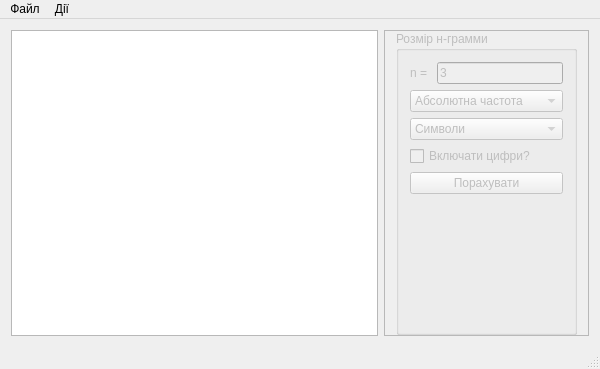
<?xml version="1.0" encoding="UTF-8"?>
<ui version="4.0">
 <class>MainWindow</class>
 <widget class="QMainWindow" name="MainWindow">
  <property name="geometry">
   <rect>
    <x>0</x>
    <y>0</y>
    <width>600</width>
    <height>369</height>
   </rect>
  </property>
  <property name="windowTitle">
   <string>MainWindow</string>
  </property>
  <widget class="QWidget" name="centralWidget">
   <layout class="QHBoxLayout" name="horizontalLayout" stretch="3,1">
    <item>
     <widget class="QTableView" name="tableView"/>
    </item>
    <item>
     <widget class="QFrame" name="frame">
      <property name="sizePolicy">
       <sizepolicy hsizetype="Fixed" vsizetype="Preferred">
        <horstretch>0</horstretch>
        <verstretch>0</verstretch>
       </sizepolicy>
      </property>
      <property name="frameShape">
       <enum>QFrame::StyledPanel</enum>
      </property>
      <property name="frameShadow">
       <enum>QFrame::Raised</enum>
      </property>
      <layout class="QVBoxLayout" name="verticalLayout">
       <property name="topMargin">
        <number>0</number>
       </property>
       <property name="bottomMargin">
        <number>0</number>
       </property>
       <item>
        <widget class="QGroupBox" name="mainGroupBox">
         <property name="enabled">
          <bool>false</bool>
         </property>
         <property name="title">
          <string>Розмір н-грамми</string>
         </property>
         <layout class="QVBoxLayout" name="verticalLayout_2">
          <item>
           <layout class="QHBoxLayout" name="horizontalLayout_3">
            <item>
             <widget class="QLabel" name="label">
              <property name="text">
               <string>n = </string>
              </property>
             </widget>
            </item>
            <item>
             <widget class="QLineEdit" name="nGrammCountLineEdit">
              <property name="inputMask">
               <string>D</string>
              </property>
              <property name="text">
               <string>3</string>
              </property>
             </widget>
            </item>
           </layout>
          </item>
          <item>
           <widget class="QComboBox" name="actionComboBox">
            <property name="editable">
             <bool>false</bool>
            </property>
            <property name="currentText">
             <string>Абсолютна частота</string>
            </property>
            <property name="currentIndex">
             <number>0</number>
            </property>
            <item>
             <property name="text">
              <string>Абсолютна частота</string>
             </property>
            </item>
            <item>
             <property name="text">
              <string>Відносна частота</string>
             </property>
            </item>
            <item>
             <property name="text">
              <string>Відхилення абс. част.</string>
             </property>
            </item>
            <item>
             <property name="text">
              <string>Відхилення від. част.</string>
             </property>
            </item>
           </widget>
          </item>
          <item>
           <widget class="QComboBox" name="modesCombobox">
            <item>
             <property name="text">
              <string>Символи</string>
             </property>
            </item>
            <item>
             <property name="text">
              <string>Букви</string>
             </property>
            </item>
           </widget>
          </item>
          <item>
           <widget class="QCheckBox" name="includeNumbersCheckBox">
            <property name="text">
             <string>Включати цифри?</string>
            </property>
           </widget>
          </item>
          <item>
           <widget class="QPushButton" name="nGrammButton">
            <property name="text">
             <string>Порахувати</string>
            </property>
           </widget>
          </item>
          <item>
           <spacer name="verticalSpacer">
            <property name="orientation">
             <enum>Qt::Vertical</enum>
            </property>
            <property name="sizeHint" stdset="0">
             <size>
              <width>20</width>
              <height>40</height>
             </size>
            </property>
           </spacer>
          </item>
         </layout>
        </widget>
       </item>
      </layout>
     </widget>
    </item>
   </layout>
  </widget>
  <widget class="QMenuBar" name="menuBar">
   <property name="geometry">
    <rect>
     <x>0</x>
     <y>0</y>
     <width>600</width>
     <height>20</height>
    </rect>
   </property>
   <widget class="QMenu" name="menuFile">
    <property name="title">
     <string>Файл</string>
    </property>
    <addaction name="actionOpen_text"/>
   </widget>
   <widget class="QMenu" name="menuActions">
    <property name="title">
     <string>Дії</string>
    </property>
   </widget>
   <addaction name="menuFile"/>
   <addaction name="menuActions"/>
  </widget>
  <widget class="QStatusBar" name="statusBar"/>
  <action name="actionOpen_text">
   <property name="text">
    <string>Відкрити текст</string>
   </property>
   <property name="shortcut">
    <string>Ctrl+O</string>
   </property>
  </action>
 </widget>
 <layoutdefault spacing="6" margin="11"/>
 <resources/>
 <connections/>
</ui>
